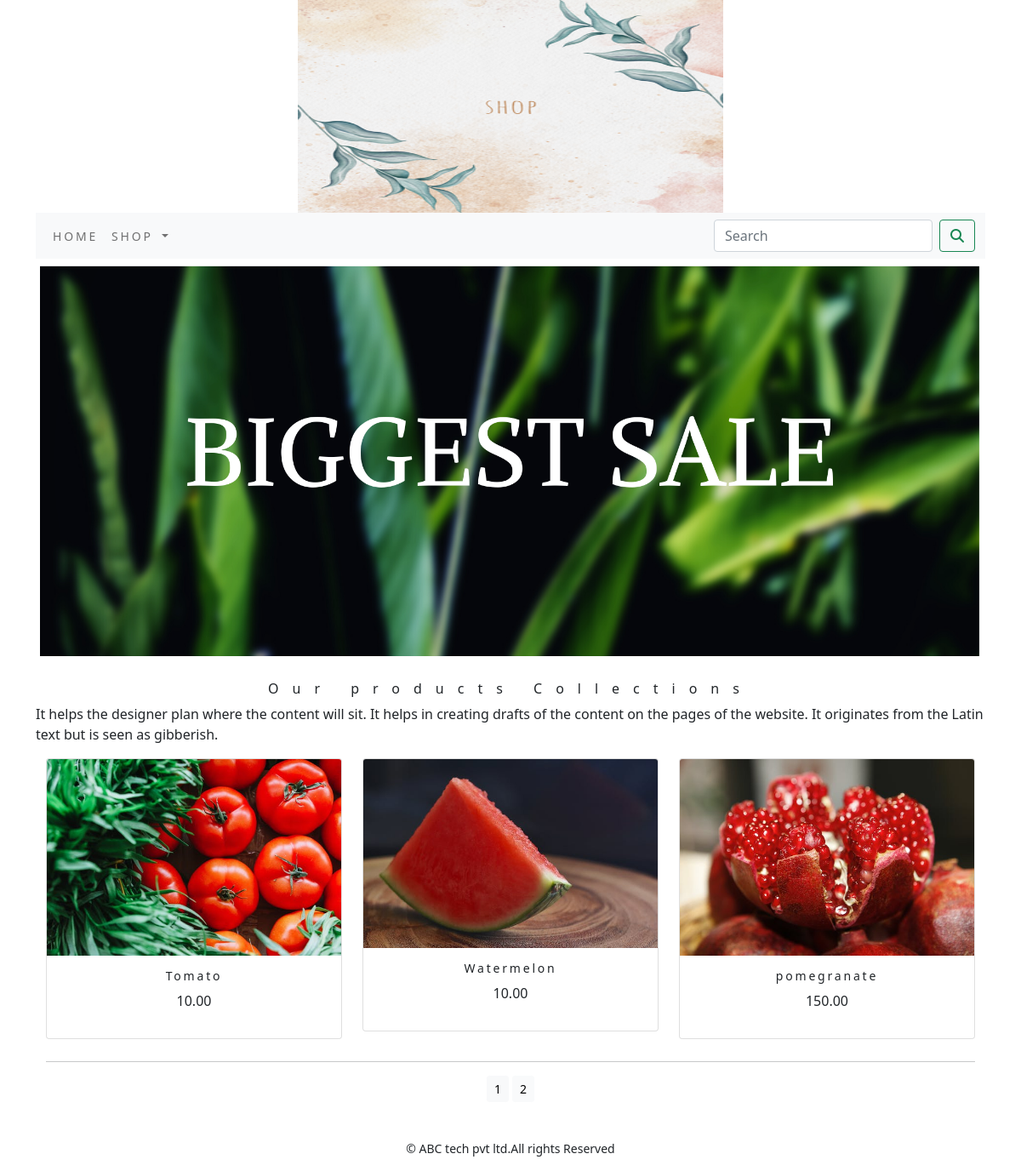
Screenshot of /shop/?page=2 with the database file from the repository.
### shop/models.py (models this page shows, shortened)
class Product(models.Model):
    name=models.CharField(max_length=250,unique=True)
    slug=models.SlugField(max_length=250,unique=True)
    description=models.TextField(blank=True)
    price=models.DecimalField(max_digits=10,decimal_places=2)
    category=models.ForeignKey(Category,on_delete=models.CASCADE)
    image=models.ImageField(upload_to='product',blank=True)
    stock=models.IntegerField()
    available=models.BooleanField(default=True)
    created=models.DateTimeField(auto_now_add=True)
    updated=models.DateTimeField(auto_now=True)
    def get_url(self):
        return reverse('shop:prodCatdetail',args=[self.category.slug,self.slug])
    class Meta:
        ordering=('name',)
        verbose_name='product'
        verbose_name_plural='products'

### shop/views.py (the view)
# urls.py: path('',views.allProdCart,name='allProdCart'),
def allProdCart(request,c_slug=None):
    c_page=None
    products_list=None
    if c_slug!=None:
        c_page=get_object_or_404(Category,slug=c_slug)
        products_list=Product.objects.all().filter(category=c_page,available=True)
    else:
        products_list=Product.objects.all().filter(available=True)
    paginator=Paginator(products_list,6)
    try:
        page=int(request.GET.get('page','1'))
    except:
        page=1
    try:
        products=paginator.page(page)
    except (EmptyPage,InvalidPage):
        products=paginator.page(paginator.num_pages)
    return render(request,"category.html",{'category':c_page,'products':products})

### cart/context_processors.py (called while the page is built)
def counter(request):
    item_count=0
    if 'admin' in request.path:
        return {}
    else:
        try:
            cart=Cart.objects.filter(cart_id=_cart_id(request))
            cart_items=CartItem.objects.all().filter(cart=cart[:1])
            for cart_item in cart_items:
                item_count += cart_item.quantity
        except Cart.DoesNotExist:
            item_count =0
    return dict(item_count=item_count)

### cart/views.py (called while the page is built)
def _cart_id(request):
    cart=request.session.session_key
    if not cart:
        cart=request.session.create()
    return cart

### shop/context_processors.py (called while the page is built)
def menu_links(request):
    links=Category.objects.all()
    return dict(links=links)

### shop/models.py (called while the page is built)
    def get_url(self):
        return reverse('shop:products_by_category',args=[self.slug])

### templates/category.html (shortened to what this page needs)
{% extends 'base.html' %}
{% load static %}
{% block content %}
<div class="mx_auto">
  {% if category %}
      <img class="my_image" src="{{category.image.url}}" alt="{{category.name}}">
</div>
    <br>
<div>
        <h1 class="text-center my_title">{{category.name}}</h1>
        <p class="text-justify">{{category.description}}</p>
</div>
  {% else %}
<div>
<img class="my_image my_image_padding" src="{% static 'img/banner.png' %}" alt="our products">
</div>
<br>
<div>
  <h1 class="text-center my_title"> Our products Collections</h1>
  <p class="text-justify">It helps the designer plan where the content will sit. It helps in creating drafts of the content on the pages of the website. It originates from the Latin text but is seen as gibberish.</p>
</div>
    {% endif %}
<div class="container">
  <div class="row mx_auto">
      {% for product in products.object_list %}
    <div class="my_bottom_margin col-9 col-sm-12 col-md-4  xol-lg-4">
      <div class="card text-center" style="min-width:18rem;">
          <a href="{{product.get_url}}"><img class="card-img-top my_image" src="{{product.image.url}}" alt="{{product.name}}"></a>
        <div class="card-body">
          <h4>{{product.name}}</h4>
          <p>{{product.price}}</p>
        </div>
      </div>
    </div>
    {% endfor %}
  </div>
    <div class="mx-auto">
        {% if products.paginator.num_pages > 1 %}
        <hr>
        <div class="text-center">
            {% for pg in products.paginator.page_range %}
                <a href="?page={{pg}}" class="btn btn-light btn-sm {% if products.number == pg %} active {% endif %}">{{pg}}</a>
{% endfor %}
        </div>
        {% endif %}
    </div>
    <br>
</div>
{% endblock %}

### static/css/custom.css (style rules this page uses)
body { font-family: 'Roboto', sans-serif; }
.my_image { width:100%; height:auto; }
.my_title { font-size:16px; text_transform:uppercase; letter-spacing:1em; }
.my_image_padding { padding:5px; }
.my_bottom_margin { margin-bottom:10px; }
.card-body h4 { font-size:14px; text_transform:uppercase; letter-spacing:.2em }

### rows the page displays
Product: image (picture), name "Tomato", price "10.00"
Product: image (picture), name "Watermelon", price "10.00"
Product: image (picture), name "pomegranate", price "150.00"

### other values shown
{{ pg }} "1" "2"
